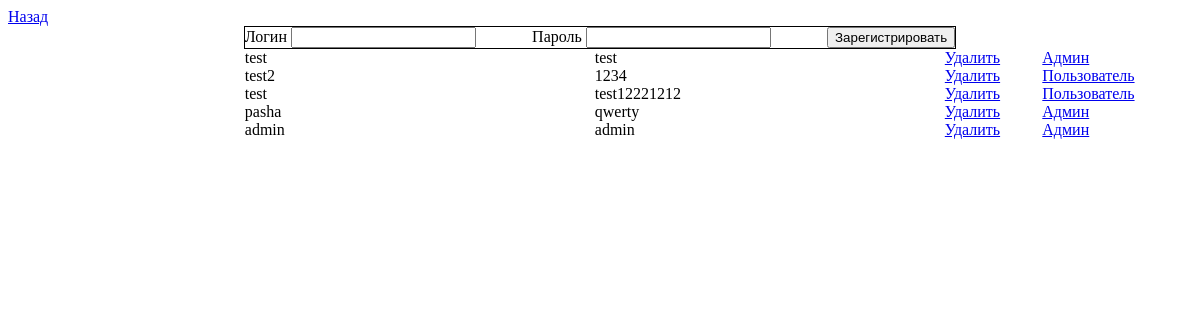
The page /admin/management.php (signed in) on the database its author committed.
### tables this page shows
CREATE TABLE IF NOT EXISTS `users` (
  `id` int(11) NOT NULL AUTO_INCREMENT,
  `login` text NOT NULL,
  `password` text NOT NULL,
  `access` text NOT NULL,
  PRIMARY KEY (`id`)
);

### admin/management.php (the view, shortened to what this page needs)
<?php
$pdo = new PDO('mysql:host=localhost;dbname=c291470u_double', 'c291470u_double', 'FhHhbqi8');
$pdo->setAttribute(PDO::ATTR_DEFAULT_FETCH_MODE, PDO::FETCH_ASSOC);
$stmt = $pdo->query('SELECT * FROM users');
$data = $stmt->fetchAll();
?>
<!DOCTYPE html>
<html lang="en">
<head>
</head>
<body>
<a href="../admin">Назад</a>
<form class="form__pdf" action="management.php" method="post">
<div class="nav__pdf">
<div class="nav__pdf__items">
<label for="upload__file">Логин</label>
<input type="text" name="login"/>
</div>
<div class="nav__pdf__items">
<label for="upload__file">Пароль</label>
<input type="text" name="password"/>
</div>
<div class="nav__pdf__items">
<input type="submit" name="submit" value="Зарегистрировать">
</div>
</div>
</form>
<?php
$count = count($data);
echo "<div class='files__pdf'>";
for ($i=0; $i < $count; $i++) {
    if ($data[$i]['access'] == "user") {
        $hid = "Пользователь";
    }else {
        $hid = "Админ";
    }
    echo "<div class='files__pdf__items'><label>".$data[$i]['login']."</label>"."<label>".$data[$i]['password']."</label>"."<div class='files__pdf__right'>"."<a href='?del=".$data[$i]['id']."'>Удалить</a>"."<a href='?access=".$data[$i]['id']."'>".$hid."</a></a>"."</div></div>";
}
echo "</div>";
?>
</body>
</html>

### admin/management.php (style rules this page uses)
.form__pdf { width: 60%; margin: 0 auto; border: solid 1px; }
.nav__pdf { display: flex; justify-content: space-between; }
.files__pdf { width: 60%; margin: 0 auto; display: flex; flex-direction: column; }
.files__pdf__items { display: flex; justify-content: space-between; }
.files__pdf__right { display: flex; justify-content: flex-end; width: 195px; }
label { min-width: 350px; }
.files__pdf__right a { width: 100px; }

### rows shown on the page
users: login "test", password "test", access "Админ"
users: login "test2", password "1234", access "Пользователь"
users: login "test", password "test12221212", access "Пользователь"
users: login "pasha", password "qwerty", access "Админ"
users: login "admin", password "admin", access "Админ"
